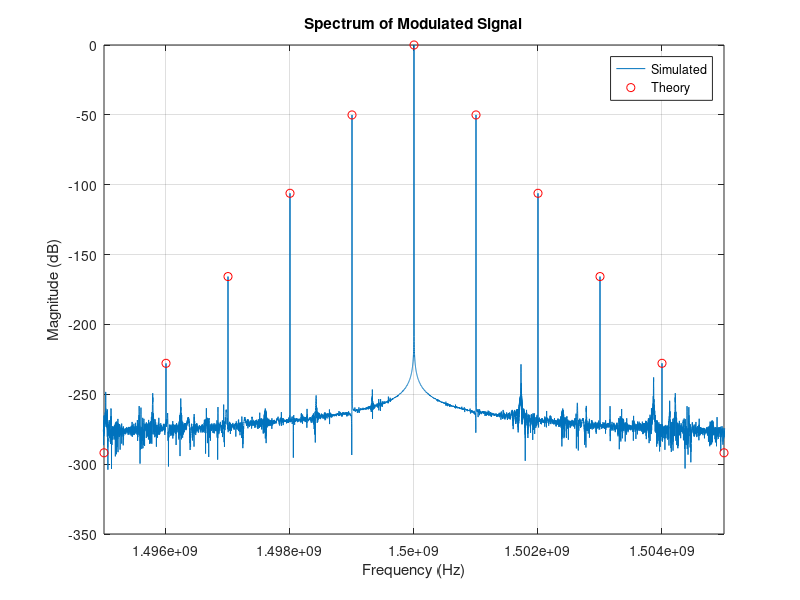

Source code (MATLAB):
% 清理环境
clear; clc; close all;

% 参数设置
A = 1;          % 信号幅度
f0 = 1.5e9;      % 主频（Hz）
ft = 1000e3;       % 时间抖动频率（Hz）
delta = 1e-9;
beta = 2*pi*delta*ft;       % 相位调制指数
Fs = 8e9;     % 采样频率（Hz）
T = 1e-3;        % 信号持续时间（秒），提高频率分辨率
t = 0:1/Fs:T-1/Fs; % 时间向量

Kmax = 5;      % 最大贝塞尔级数阶数

% 生成调制信号
sum_signal = zeros(size(t));
for k = -Kmax:Kmax
    % 计算贝塞尔函数值
    if k >= 0
        Jk = besselj(k, beta);
    else
        Jk = (-1)^(-k) * besselj(-k, beta); % 利用J_{-k}(beta) = (-1)^k Jk(beta)
    end
    amp = A * (-1)^k * Jk;      % 幅度项
    freq = f0 + k * ft;         % 边带频率
    sum_signal = sum_signal + amp * cos(2*pi*freq*t); % 叠加各频率成分
end

% 计算频谱
N = length(t);
Y = fft(sum_signal);
P2 = abs(Y/N);
P1 = P2(1:N/2+1);
P1(2:end-1) = 2*P1(2:end-1);
f = Fs*(0:N/2)/N;

% 绘制频谱图
figure;
plot(f, 20*log10(P1));
xlabel('Frequency (Hz)');
ylabel('Magnitude (dB)');
title('Spectrum of Modulated Signal');
xlim([f0 - Kmax*ft, f0 + Kmax*ft]);
grid on;

% 标记理论边带位置
hold on;
for k = -Kmax:Kmax
    freq_k = f0 + k*ft;
    [~, idx] = min(abs(f - freq_k));
    amp_theory = A * abs(besselj(abs(k), beta));
    plot(freq_k, 20*log10(amp_theory), 'ro');
end
hold off;
legend('Simulated', 'Theory');

% 输出贝塞尔函数值
disp('Theoretical Bessel Values:');
for k = 0:Kmax
    fprintf('J_%d(%.2f) = %.4f\n', k, beta, besselj(k, beta));
end
